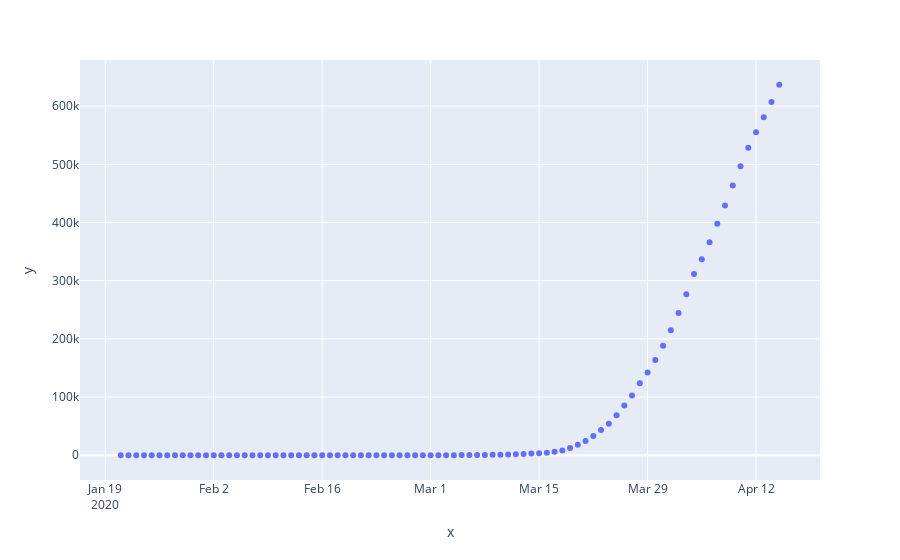

The code cell stored with this chart in its notebook:
### Code cell
fig = px.scatter(x=total.index, y=total.cases)
fig.show()
